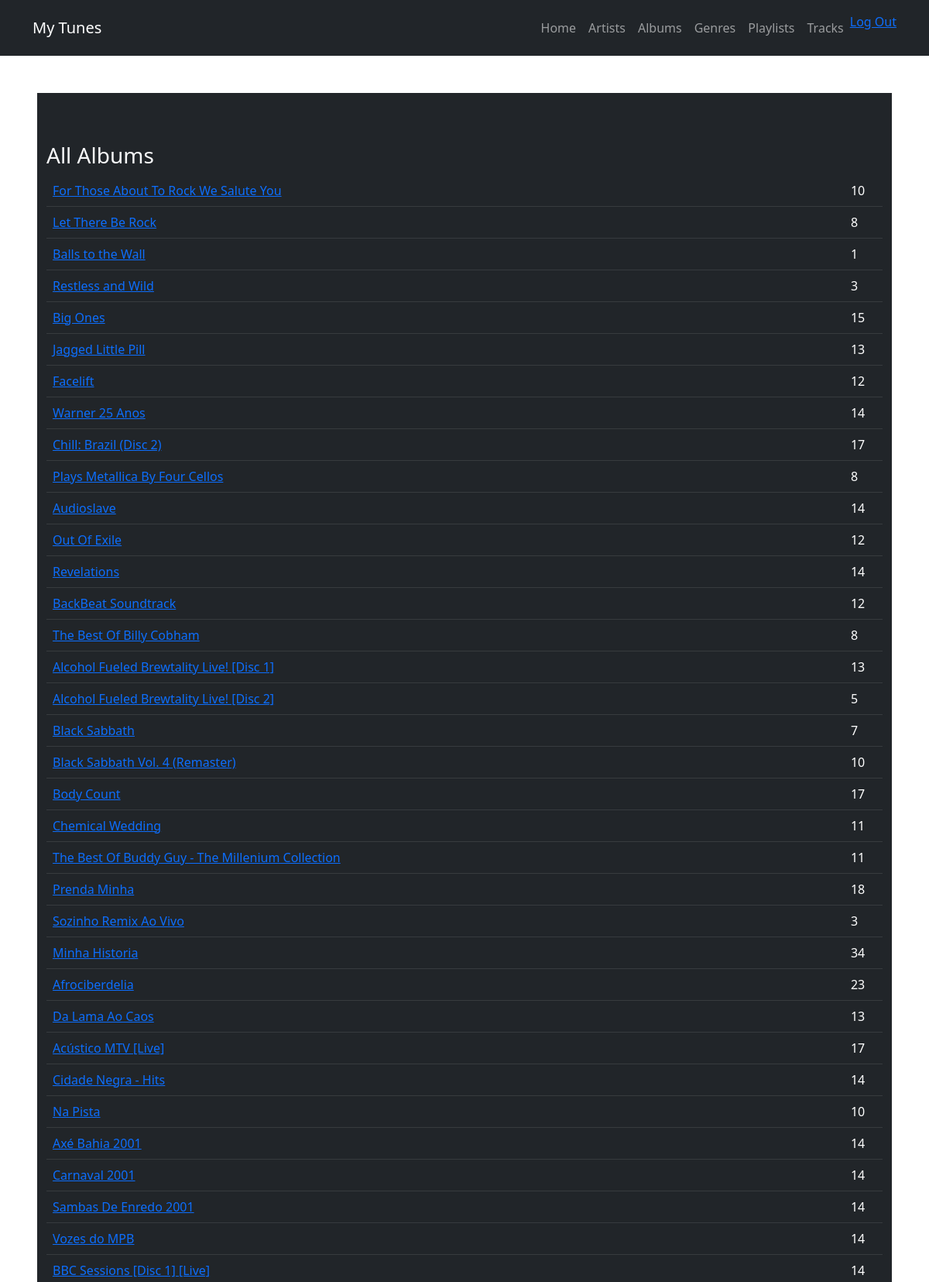
The app's page /tunes/album/ (signed in, upper part) with its own data.
### tunes/models.py (models this page shows, shortened)
class Album(models.Model):
    title = models.CharField(max_length = 160)
    artist = models.ForeignKey(Artist, null = True, blank = True, on_delete = models.CASCADE)

### tunes/views.py (the view)
# urls.py: path('album/', views.browse_by_album, name = 'all_albums'),
def browse_by_album(request):
    albums = Album.objects.all().annotate(numtracks = Count('track'))
    return render(request, 'tunes/album.html', context =  {'albums': albums})

### tunes/templates/tunes/album.html
{% extends "tunes/base_template.html" %}
{% block content %}
    <h3>All Albums</h3>
    <table class="table table-dark table-hover">
        {% for a in albums %}
        <tr>
            <td><a href = "{% url 'tunes:specific_album' a.id %}">{{ a.title }}</a>  </td> <td> {{ a.numtracks }} </td>
        </tr>
        {% endfor %}
    </table>
{% endblock %}

### records on screen
Album: title "For Those About To Rock We Salute You", numtracks "10"
Album: title "Let There Be Rock", numtracks "8"
Album: title "Balls to the Wall", numtracks "1"
Album: title "Restless and Wild", numtracks "3"
Album: title "Big Ones", numtracks "15"
Album: title "Jagged Little Pill", numtracks "13"
Album: title "Facelift", numtracks "12"
Album: title "Warner 25 Anos", numtracks "14"
Album: title "Chill: Brazil (Disc 2)", numtracks "17"
Album: title "Plays Metallica By Four Cellos", numtracks "8"
Album: title "Audioslave", numtracks "14"
Album: title "Out Of Exile", numtracks "12"
Album: title "Revelations", numtracks "14"
Album: title "BackBeat Soundtrack", numtracks "12"
Album: title "The Best Of Billy Cobham", numtracks "8"
Album: title "Alcohol Fueled Brewtality Live! [Disc 1]", numtracks "13"
Album: title "Alcohol Fueled Brewtality Live! [Disc 2]", numtracks "5"
Album: title "Black Sabbath", numtracks "7"
Album: title "Black Sabbath Vol. 4 (Remaster)", numtracks "10"
Album: title "Body Count", numtracks "17"
Album: title "Chemical Wedding", numtracks "11"
Album: title "The Best Of Buddy Guy - The Millenium Collection", numtracks "11"
Album: title "Prenda Minha", numtracks "18"
Album: title "Sozinho Remix Ao Vivo", numtracks "3"
Album: title "Minha Historia", numtracks "34"
Album: title "Afrociberdelia", numtracks "23"
Album: title "Da Lama Ao Caos", numtracks "13"
Album: title "Acústico MTV [Live]", numtracks "17"
Album: title "Cidade Negra - Hits", numtracks "14"
Album: title "Na Pista", numtracks "10"
Album: title "Axé Bahia 2001", numtracks "14"
Album: title "Carnaval 2001", numtracks "14"
Album: title "Sambas De Enredo 2001", numtracks "14"
Album: title "Vozes do MPB", numtracks "14"
Album: title "BBC Sessions [Disc 1] [Live]", numtracks "14"
